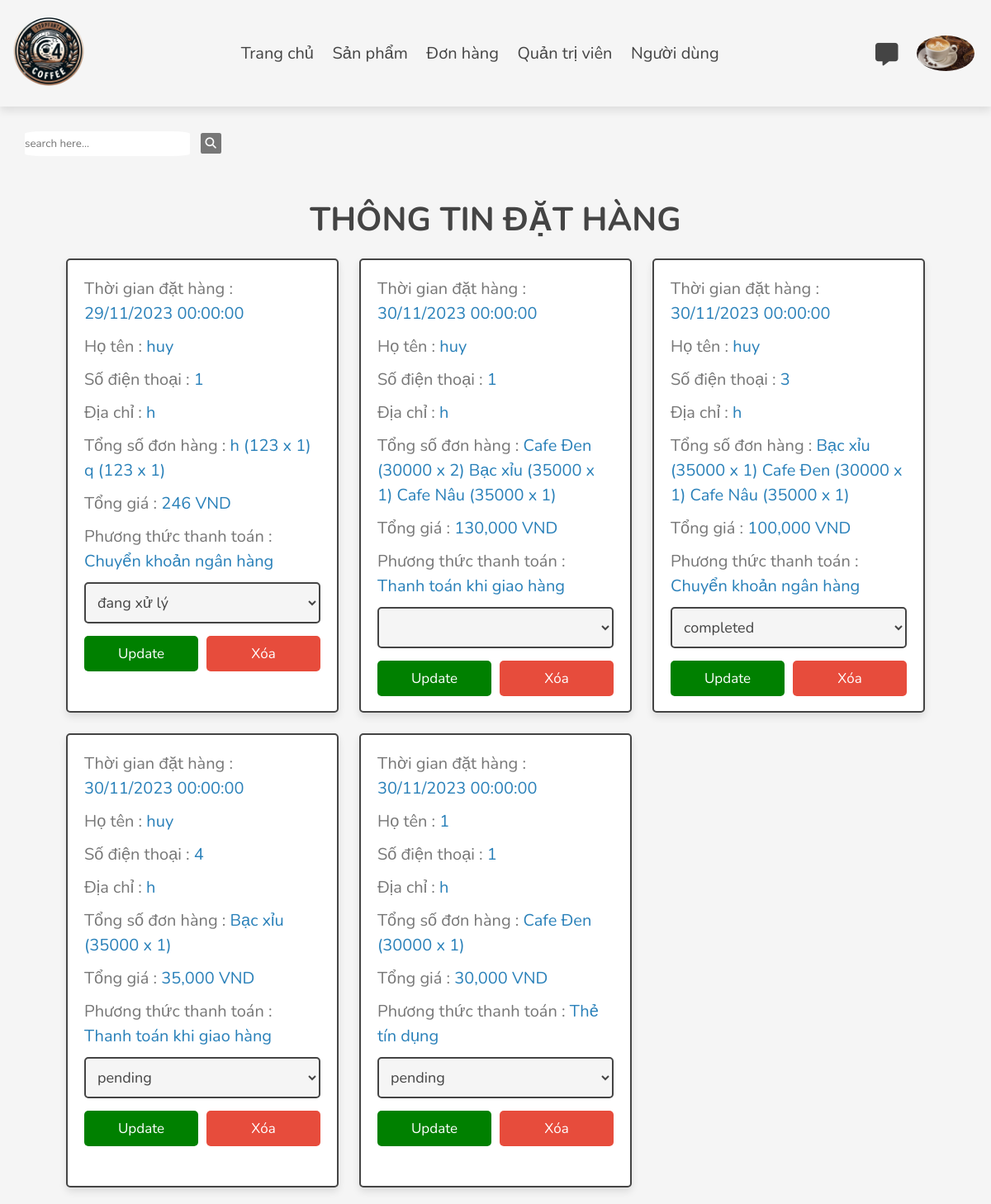
Screenshot of /admin/placed_orders.php (signed in) with the database file from the repository.
### tables this page shows
CREATE TABLE `orders` (
  `id` int(100) NOT NULL,
  `user_id` int(100) NOT NULL,
  `name` varchar(20) NOT NULL,
  `number` varchar(10) NOT NULL,
  `email` varchar(50) NOT NULL,
  `method` varchar(50) NOT NULL,
  `address` varchar(500) NOT NULL,
  `total_products` varchar(1000) NOT NULL,
  `total_price` int(100) NOT NULL,
  `placed_on` date NOT NULL DEFAULT current_timestamp(),
  `payment_status` varchar(20) NOT NULL DEFAULT 'pending'
);

### admin/placed_orders.php (the view, shortened to what this page needs)
<?php
include '../components/connect.php';
if(isset($_POST['search_user'])){
    $search_user = $_POST['search_user'];
    $select_orders = $conn->prepare("SELECT * FROM orders WHERE name LIKE ?");
    $select_orders->execute(["%$search_user%"]);
} else {
    $select_orders = $conn->prepare("SELECT * FROM orders");
    $select_orders->execute();
}
?>
<!DOCTYPE html>
<html lang="en">
<head>
    <link rel="stylesheet" href="https://cdnjs.cloudflare.com/ajax/libs/font-awesome/6.1.1/css/all.min.css">
    <link rel="stylesheet" href="../css/admin_main.css">
</head>
<body>
<?php include '../components/admin_header.php'; ?>
<section class="search-form">
    <form method="POST" action="placed_orders.php">
        <input type="text" name="search_user" placeholder="search here..." maxlength="100" class="box" required>
        <button type="submit" class="fas fa-search" name="search_btn"></button>
    </form>
</section>
<section class="orders">
    <h1 class="heading">Thông tin đặt hàng</h1>
    <div class="box-container">
        <?php
        if($select_orders->rowCount() > 0){
            while($fetch_orders = $select_orders->fetch(PDO::FETCH_ASSOC)){
                ?>
                <div class="box">
                    <p> Thời gian đặt hàng : <span><?= date('d/m/Y H:i:s', strtotime($fetch_orders['placed_on'])); ?></span> </p>
                    <p> Họ tên : <span><?= $fetch_orders['name']; ?></span> </p>
                    <p> Số điện thoại : <span><?= $fetch_orders['number']; ?></span> </p>
                    <p> Địa chỉ : <span><?= $fetch_orders['address']; ?></span> </p>
                    <p> Tổng số đơn hàng : <span><?= $fetch_orders['total_products']; ?></span> </p>
                    <p> Tổng giá : <span><?= number_format($fetch_orders['total_price']); ?> VND</span> </p>
                    <p> Phương thức thanh toán : <span><?= $fetch_orders['method']; ?></span> </p>
                    <form action="" method="post">
                        <select name="payment_status" class="select">
                            <option selected disabled><?= $fetch_orders['payment_status']; ?></option>
                            <option value="đang xử lý">đang xử lý</option>
                        </select>
                        <div class="flex-btn">
                            <input type="submit" value="update" class="option-btn" name="update_payment">
                            <a href="placed_orders.php?delete=<?= $fetch_orders['id']; ?>" class="delete-btn" onclick="return confirm('Xóa đơn hàng này?');">Xóa</a>
                        </div>
                    </form>
                </div>
                <?php
            }
        }else{
            echo '<p class="empty">Không có thông tin đơn hàng nào!</p>';
        }
        ?>
    </div>
</section>
</body>
</html>

### components/admin_header.php (shortened to what this page needs)
<?php
global $conn;
?>
<header class="header">
   <section class="flex">
      <a href="../admin/dashboard.php" class="logo"><img src="../image/bgrr.png" class="logo"></a>
      <nav class="navbar">
         <a href="../admin/dashboard.php">Trang chủ</a>
         <a href="../admin/products.php">Sản phẩm</a>
         <a href="../admin/placed_orders.php">Đơn hàng</a>
         <a href="../admin/admin_accounts.php">Quản trị viên</a>
         <a href="../admin/users_accounts.php">Người dùng</a>
      </nav>
      <div class="icons">
         <a href="../admin/messages.php"><i class="fas fa-message"></i></a>
         <?php
         $select_profile = $conn->prepare("SELECT * FROM `admins` WHERE id = ?");
         $select_profile->execute([$admin_id]);
         if ($select_profile->rowCount() > 0) {
            $fetch_profile = $select_profile->fetch(PDO::FETCH_ASSOC);
            ?>
            <img id="user-btn" class="fas fa-user" src="../uploaded_img/<?= $fetch_profile['image']; ?>" alt="">
            <?php
         } else {
            ?>
            <div id="user-btn" class="fas fa-user"></div>
            <?php
         }
         ?>
      </div>
   </section>
</header>

### css/admin_main.css (style rules this page uses)
:root { --main-color:#2980b9; --orange:#f39c12; --red:#e74c3c; --black:#444; --white:#fff; --light-color:#777; --light-bg:#f5f5f5; --border:.2rem solid var(--black); --box-shadow:0 .5rem 1rem rgba(0,0,0,.1); }
* { font-family: 'Nunito', sans-serif; margin:0; padding:0; box-sizing: border-box; outline: none; border:none; text-decoration: none; }
html { font-size: 62.5%; overflow-x: hidden; }
body { background-color: var(--light-bg); }
section { padding:2rem; max-width: 1200px; margin:0 auto; }
.heading { font-size: 4rem; color:var(--black); margin-bottom: 2rem; text-align: center; text-transform: uppercase; }
.btn, .delete-btn, .option-btn { display: block; width: 100%; margin-top: 1rem; border-radius: .5rem; padding:1rem 3rem; font-size: 1.7rem; text-transform: capitalize; color:var(--white); cursor: pointer; text-align: center; }
.option-btn { background-color: green; }
.delete-btn { background-color: var(--red); }
.flex-btn { display: flex; gap:1rem; }
.header { position: sticky; top:0; left:0; right:0; background-color: var(--light-bg); box-shadow: var(--box-shadow); z-index: 1000; }
.header .flex { display: flex; align-items: center; justify-content: space-between; position: relative; }
.header .flex .logo { font-size: 2.5rem; color:var(--black); width: 120px; max-height: 100%; margin: -10px; }
.header .flex .navbar a { margin:0 1rem; font-size: 2rem; color:var(--black); }
.header .flex .icons>* { margin-left: 1.75rem; font-size: 2.75rem; cursor: pointer; color:var(--black); }
.header .flex .icons img { min-width: 10px; min-height: 10px; max-width: 70px; max-height: 50px; border-radius: 50%; margin-bottom: -10px; margin-left: 20px; }
.orders .box-container { grid-template-columns: repeat(auto-fit, 33rem); gap:2.5rem; display: grid; align-items: center; justify-content: center; }
.orders .box-container .box { padding:2rem; padding-top: 1rem; border-radius: .5rem; border:var(--border); background-color: var(--white); box-shadow: var(--box-shadow); height: 550px; }
.orders .box-container .box p { line-height: 1.5; font-size: 2rem; color:var(--light-color); margin:1rem 0; }
.orders .box-container .box p span { color:var(--main-color); }
.orders .box-container .select { margin-bottom: .5rem; width: 100%; background-color: var(--light-bg); padding:1rem; font-size: 1.8rem; color:var(--black); border-radius: .5rem; border:var(--border); }
.search-form input { min-width: 200px; min-height: 30px; border-radius: 10%; margin: 10px; }
.search-form button { background-color: #777; padding: 6px; border-radius: 10%; color: white; }

### rows the page displays
orders: placed_on "29/11/2023 00:00:00", name "huy", number "1", address "h", total_products "h (123 x 1) q (123 x 1)", total_price "246", method "Chuyển khoản ngân hàng", payment_status "đang xử lý"
orders: placed_on "30/11/2023 00:00:00", name "huy", number "1", address "h", total_products "Cafe Đen (30000 x 2) Bạc xỉu (35000 x 1) Cafe Nâu (35000 x 1)", total_price "130,000", method "Thanh toán khi giao hàng"
orders: placed_on "30/11/2023 00:00:00", name "huy", number "3", address "h", total_products "Bạc xỉu (35000 x 1) Cafe Đen (30000 x 1) Cafe Nâu (35000 x 1)", total_price "100,000", method "Chuyển khoản ngân hàng", payment_status "completed"
orders: placed_on "30/11/2023 00:00:00", name "huy", number "4", address "h", total_products "Bạc xỉu (35000 x 1)", total_price "35,000", method "Thanh toán khi giao hàng", payment_status "pending"
orders: placed_on "30/11/2023 00:00:00", name "1", number "1", address "h", total_products "Cafe Đen (30000 x 1)", total_price "30,000", method "Thẻ tín dụng", payment_status "pending"
